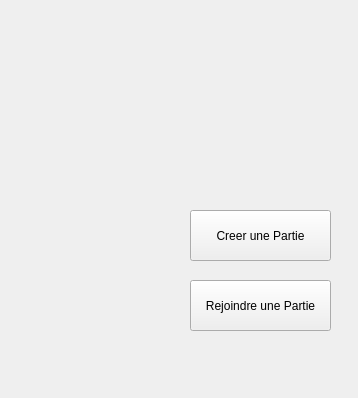
<?xml version="1.0" encoding="UTF-8"?>
<ui version="4.0">
 <class>QBomberMan</class>
 <widget class="QMainWindow" name="QBomberMan">
  <property name="geometry">
   <rect>
    <x>0</x>
    <y>0</y>
    <width>358</width>
    <height>398</height>
   </rect>
  </property>
  <property name="minimumSize">
   <size>
    <width>358</width>
    <height>398</height>
   </size>
  </property>
  <property name="maximumSize">
   <size>
    <width>358</width>
    <height>398</height>
   </size>
  </property>
  <property name="windowTitle">
   <string>QBomberMan++ - Accueil</string>
  </property>
  <widget class="QWidget" name="centralWidget">
   <widget class="QStackedWidget" name="stackedWidget">
    <property name="geometry">
     <rect>
      <x>0</x>
      <y>10</y>
      <width>351</width>
      <height>401</height>
     </rect>
    </property>
    <property name="currentIndex">
     <number>0</number>
    </property>
    <widget class="QWidget" name="AccueilJeu">
     <widget class="QPushButton" name="creerPartie">
      <property name="geometry">
       <rect>
        <x>190</x>
        <y>200</y>
        <width>141</width>
        <height>51</height>
       </rect>
      </property>
      <property name="cursor">
       <cursorShape>PointingHandCursor</cursorShape>
      </property>
      <property name="text">
       <string>Creer une Partie</string>
      </property>
     </widget>
     <widget class="QPushButton" name="rejoindreChannel">
      <property name="geometry">
       <rect>
        <x>190</x>
        <y>270</y>
        <width>141</width>
        <height>51</height>
       </rect>
      </property>
      <property name="cursor">
       <cursorShape>PointingHandCursor</cursorShape>
      </property>
      <property name="text">
       <string>Rejoindre une Partie</string>
      </property>
     </widget>
    </widget>
    <widget class="QWidget" name="CreerPartie">
     <widget class="QWidget" name="formLayoutWidget_2">
      <property name="geometry">
       <rect>
        <x>60</x>
        <y>130</y>
        <width>261</width>
        <height>59</height>
       </rect>
      </property>
      <layout class="QFormLayout" name="formLayout_2">
       <property name="fieldGrowthPolicy">
        <enum>QFormLayout::AllNonFixedFieldsGrow</enum>
       </property>
       <item row="2" column="1">
        <widget class="QLineEdit" name="portLigneEdit">
         <property name="enabled">
          <bool>false</bool>
         </property>
         <property name="inputMethodHints">
          <set>Qt::ImhDigitsOnly</set>
         </property>
         <property name="readOnly">
          <bool>true</bool>
         </property>
        </widget>
       </item>
       <item row="2" column="0">
        <widget class="QLabel" name="portLabel">
         <property name="text">
          <string>Port d'écoute du serveur :</string>
         </property>
        </widget>
       </item>
       <item row="1" column="0">
        <widget class="QLabel" name="nbjLabel">
         <property name="text">
          <string>Nombre de Joueur :</string>
         </property>
        </widget>
       </item>
       <item row="1" column="1">
        <widget class="QSpinBox" name="nbJSpinBox">
         <property name="minimum">
          <number>1</number>
         </property>
        </widget>
       </item>
      </layout>
     </widget>
     <widget class="QWidget" name="horizontalLayoutWidget">
      <property name="geometry">
       <rect>
        <x>120</x>
        <y>210</y>
        <width>82</width>
        <height>41</height>
       </rect>
      </property>
      <layout class="QHBoxLayout" name="horizontalLayout">
       <item>
        <widget class="QPushButton" name="okButton">
         <property name="text">
          <string>OK</string>
         </property>
        </widget>
       </item>
      </layout>
     </widget>
     <widget class="QLabel" name="titleLabel">
      <property name="geometry">
       <rect>
        <x>100</x>
        <y>80</y>
        <width>141</width>
        <height>16</height>
       </rect>
      </property>
      <property name="text">
       <string>Serveur QBomberMan ++</string>
      </property>
     </widget>
    </widget>
    <widget class="QWidget" name="RejoindrePartie">
     <widget class="QWidget" name="formLayoutWidget">
      <property name="geometry">
       <rect>
        <x>80</x>
        <y>150</y>
        <width>160</width>
        <height>41</height>
       </rect>
      </property>
      <layout class="QFormLayout" name="formLayout">
       <property name="fieldGrowthPolicy">
        <enum>QFormLayout::AllNonFixedFieldsGrow</enum>
       </property>
       <item row="0" column="0">
        <widget class="QLabel" name="ipLabel">
         <property name="text">
          <string>IP :</string>
         </property>
        </widget>
       </item>
       <item row="0" column="1">
        <widget class="QLineEdit" name="ipLineEdit"/>
       </item>
      </layout>
     </widget>
     <widget class="QPushButton" name="rejoindreBtn">
      <property name="geometry">
       <rect>
        <x>120</x>
        <y>240</y>
        <width>81</width>
        <height>22</height>
       </rect>
      </property>
      <property name="text">
       <string>Rejoindre</string>
      </property>
     </widget>
    </widget>
   </widget>
  </widget>
 </widget>
 <layoutdefault spacing="6" margin="11"/>
 <resources/>
 <connections/>
</ui>
